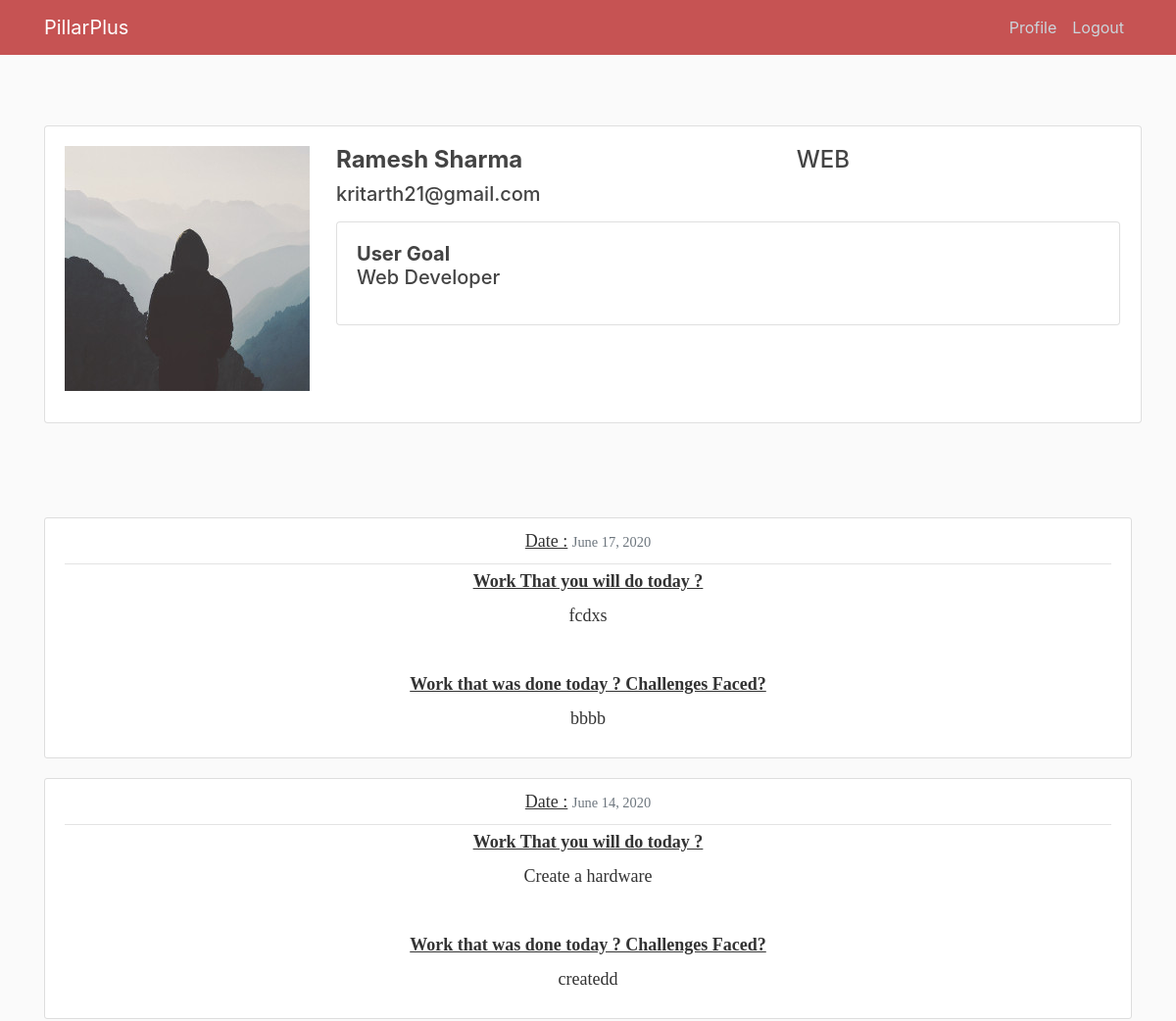
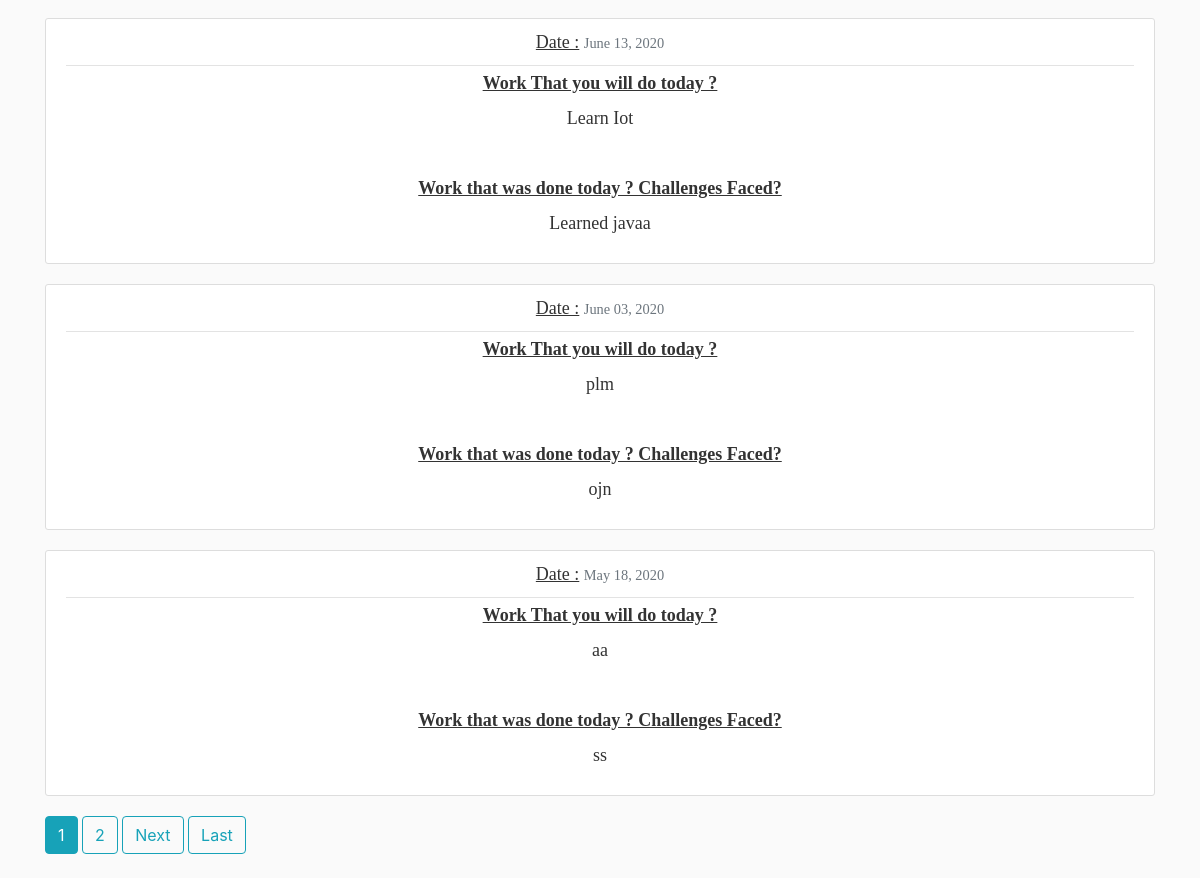
Before: /user/kritarth21 (signed in) with the older database file (2 pictures, top to bottom).
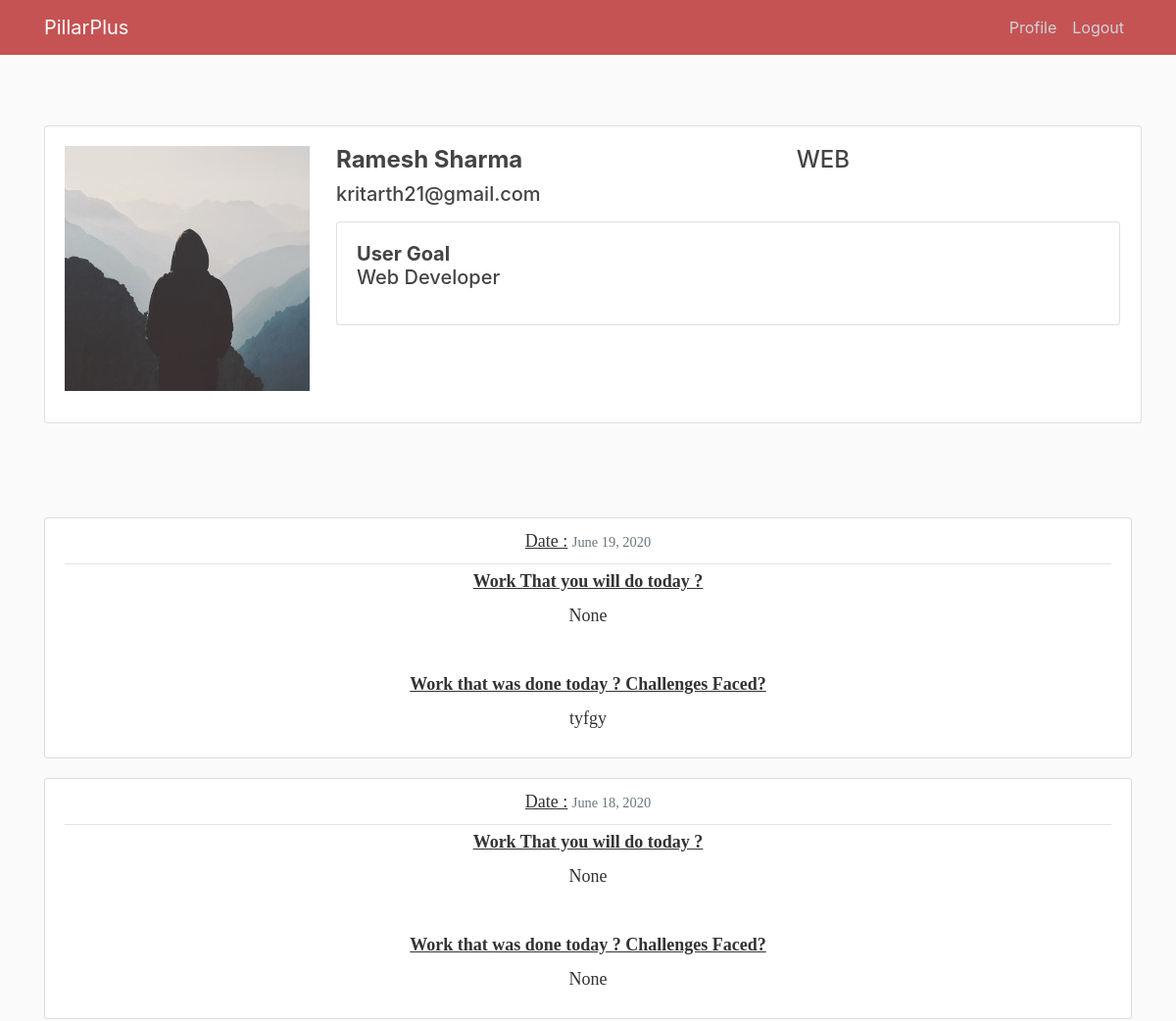
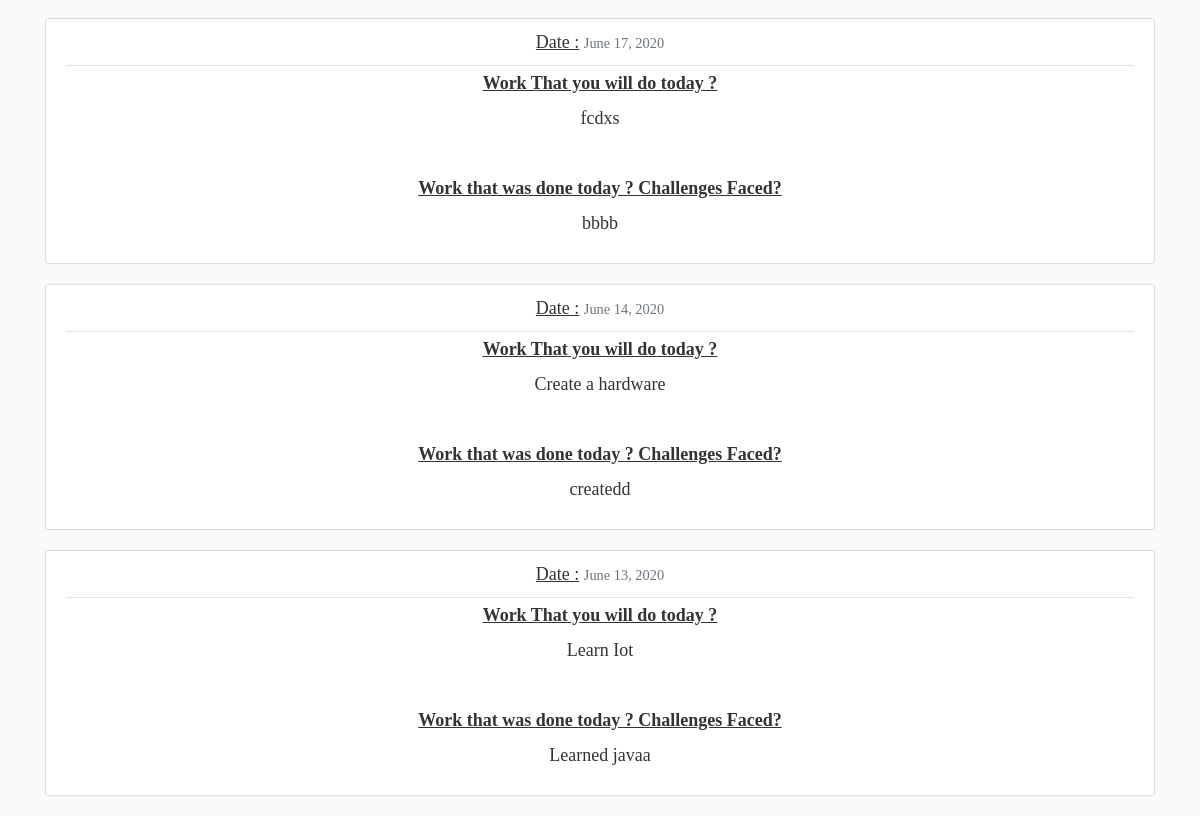
After: the same page with the newer database file (2 pictures, top to bottom).
### users/models.py (models this page shows)
class Profile(models.Model):
    user = models.OneToOneField(User, on_delete=models.CASCADE)
    image = models.ImageField(default='default.jpg', upload_to='profile_pics')
    goal=models.CharField(max_length=1000)
    role=models.CharField(max_length=100)
    team=models.ForeignKey(Team,on_delete=models.CASCADE,blank=True, null=True)
    last_time_logout=models.DateTimeField(blank=True, null=True)
    '''def __str__(self):
        return f'{self.user.username} Profile'

    def save(self, *args,**kwargs):
        super().save( *args,**kwargs)

        img = Image.open(self.image.path)

        if img.height > 300 or img.width > 300:
            output_size = (300, 300)
            img.thumbnail(output_size)
            img.save(self.image.path)
    '''

### blog/models.py (models this page shows, shortened)
class Post(models.Model):
    assigned_employee = models.ForeignKey(User, on_delete=models.CASCADE)
    work_today = models.CharField(max_length=500,null=True,blank=True)
    work_done = models.TextField(max_length=500,null=True,blank=True)
    date_posted = models.DateTimeField(default=timezone.now)

### blog/views.py (the view)
# urls.py: path('user/<str:username>', UserPostList.as_view(), name='user-posts'),
class UserPostList(LoginRequiredMixin,ListView):
    model = Post
    template_name = 'blog/user_posts.html'  # <app>/<model>_<viewtype>.html
    context_object_name = 'posts'
    paginate_by = 5
    currentTime = datetime.datetime.now()
    def get_queryset(self):
        print(self.request.user)
        print(Post.objects.all())
        user = get_object_or_404(User, username=self.kwargs.get('username'))
        return Post.objects.filter(assigned_employee__username=user).order_by('-date_posted')

### blog/customtags/get_user.py (called while the page is built)
@register.filter
def get_user(username):
    try:
        user = User.objects.get(username__iexact=username)
    except User.DoesNotExist:
        user = User.objects.none()
    print(123456)
    print(user)
    print(username)
    return user

### blog/templates/blog/user_posts.html (shortened to what this page needs)
{% extends "blog/base.html" %}
{% block content %}
{% load get_user %}
 <br>
 <br>
 {% with view.kwargs.username|get_user as username %}
<div class="container" style="margin:auto;">
    <div class="row">
        <div class="col-xs-120 col-sm-100 col-md-180">
        <div class="card" style="width: 70rem;">
      <div class="card-body">
        <h5 class="card-title">
                <div class="row">
                    <div class="col-sm-3 col-md-3">
                        <img src="{{ username.profile.image.url }}" alt="" class="img-rounded" height="250" width="250"/>
                    </div>
                    <div class="col-sm-6 col-md-6" style="">
                        <h4>
                           <b> {{ username.get_full_name }}</b><p style="float:right;"> {{ username.profile.role|safe }}
</p></h4>
                        <p>
                            {{ username.email }}
                            <br />
                            <div class="card" style="width: 50rem;">
  <div class="card-body">
<p class="article-content"><b>User Goal</b><br>{{ username.profile.goal|safe }}</p></p>
  </div>
</div>
  </div>
</div>  </div>
 {% endwith %}
                        </div>
                    </div>
                </div>
            </div>
    </div>  <br>
    <br>
    <br>
    <br>
    {% for post in posts %}
                              <article class="media content-section" style="text-align: center;">
                 <br>
                 <br>
                 <br>
                    <div class="media-body">
            <div class="article-metadata">
          <label for="formGroupExampleInput2"><u>Date :</u></label>
              <small class="text-muted">{{ post.date_posted|date:"F d, Y" }}</small>
            </div>
            <label for="formGroupExampleInput2"><u><b>Work That you will do today ? </u></b></label><br>
            <p class="article-content">{{ post.work_today }}</a><br><br></p>
                           <label for="formGroupExampleInput2"><u><b>Work that was done today ? Challenges Faced?</u></b></label><br>
            <p class="article-content">{{ post.work_done }} </a></p>
          </div>
        </article>
    {% endfor %}
{% if is_paginated %}
      {% for num in page_obj.paginator.page_range %}
        {% if page_obj.number == num %}
          <a class="btn btn-info mb-4" href="?page={{ num }}">{{ num }}</a>
        {% elif num > page_obj.number|add:'-3' and num < page_obj.number|add:'3' %}
          <a class="btn btn-outline-info mb-4" href="?page={{ num }}">{{ num }}</a>
        {% endif %}
      {% endfor %}
      {% if page_obj.has_next %}
        <a class="btn btn-outline-info mb-4" href="?page={{ page_obj.next_page_number }}">Next</a>
        <a class="btn btn-outline-info mb-4" href="?page={{ page_obj.paginator.num_pages }}">Last</a>
      {% endif %}
    {% endif %}
{% endblock content %}

### blog/templates/blog/base.html (shortened to what this page needs)
{% load static %}
<!DOCTYPE html>
<html>
<head>
    <link rel="stylesheet" href="https://maxcdn.bootstrapcdn.com/bootstrap/4.0.0/css/bootstrap.min.css">
    <link rel="stylesheet" type="text/css" href="{% static 'blog/main.css' %}">
</head>
<body>
    <header class="site-header">
      <nav class="navbar navbar-expand-md navbar-dark fixed-top" style="background-color: #c65353;">
        <div class="container">
          <a class="navbar-brand mr-4" href="{% url 'team' %}">PillarPlus</a>
          <div class="collapse navbar-collapse" id="navbarToggle">
            <div class="navbar-nav">
 {% if user.is_authenticated %}
<a class="nav-item nav-link" href="{% url 'profile' %}">Profile</a>
<a class="nav-item nav-link" href="{% url 'logout' %}">Logout</a>
              {% else %}
<a class="nav-item nav-link" href="{% url 'login' %}">Login</a>
              {% endif %}
            </div>
          </div>
        </div>
      </nav>
    </header>
    <main role="main" class="container">
      <div class="row">
        <div class="col-md-8">
          {% block content %}{% endblock %}
    </main>
</body>
</html>

### blog/static/blog/main.css (style rules this page uses)
body { background: #fafafa; color: #333333; margin-top: 5rem; }
h1, h2, h3, h4, h5, h6 { color: #444444; }
.site-header .navbar-nav .nav-link { color: #cbd5db; }
.content-section { font-family: Georgia, 'Times New Roman', Times, serif; background: #ffffff; padding: 10px 20px; border: 1px solid #dddddd; border-radius: 3px; margin-bottom: 20px; font-size: large; }
.article-content { white-space: pre-line; }
.article-metadata { padding-bottom: 1px; margin-bottom: 4px; border-bottom: 1px solid #e3e3e3 }

Changed rows visible on the page:
removed Post: date_posted "June 03, 2020", work_today "plm", work_done "ojn"
removed Post: date_posted "May 18, 2020", work_today "aa", work_done "ss"
added Post: date_posted "June 19, 2020", work_today "None", work_done "tyfgy"
added Post: date_posted "June 18, 2020", work_today "None", work_done "None"
Other visible differences:
list line gone: "1"
list line gone: "2"
text no longer shown: "Next Last"
